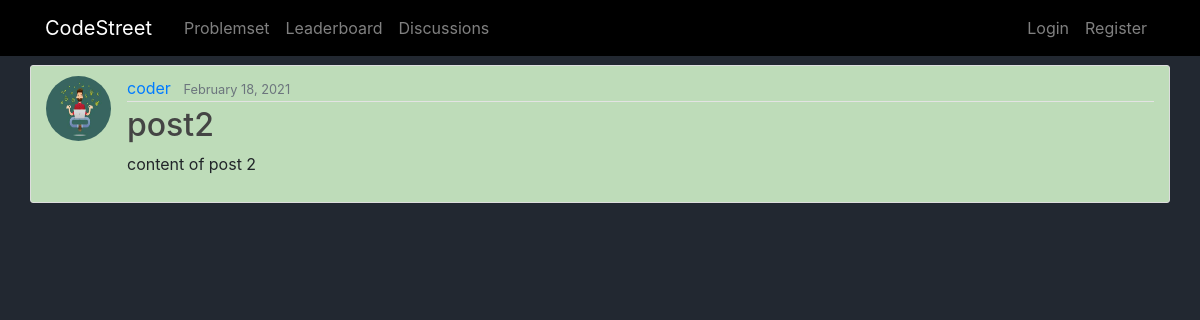
The app's page /discussions/post/2/ with its own data.
### discussions/models.py (models this page shows, shortened)
class Post(models.Model):
    title = models.CharField(max_length=100)
    content = models.TextField()
    date_posted = models.DateTimeField(default=timezone.now)
    author = models.ForeignKey(User, on_delete=models.CASCADE)

### users/models.py (models this page shows, shortened)
class Profile(models.Model):
    user = models.OneToOneField(User, on_delete=models.CASCADE)
    image = models.ImageField(default='default.jpg', upload_to='profile_pics')
    points = models.IntegerField(default=0)

### discussions/views.py (the view)
# urls.py: path('post/<int:pk>/', PostDetailView.as_view(), name='post-detail'),
class PostDetailView(DetailView):
    model = Post

### discussions/templates/discussions/post_detail.html (shortened to what this page needs)
{% extends "problemset/base.html" %}
{% block content %}
  <article class=" container media content-section">
    <img class="rounded-circle article-img" src="{{ object.author.profile.image.url }}">
    <div class="media-body">
      <div class="article-metadata">
        <a class="mr-2" href="{% url 'user-posts' object.author.username %}">{{ object.author }}</a>
        <small class="text-muted">{{ object.date_posted|date:"F d, Y" }}</small>
      </div>
      <h2 class="article-title">{{ object.title }}</h2>
      <p class="article-content">{{ object.content }}</p>
    </div>
  </article>
{% endblock content %}

### problemset/static/problemset/main.css (style rules this page uses)
.main-body { background: #222831; }
h1, h2, h3, h4, h5, h6 { color: #444444; }
.content-section { background: #BEDCB9; padding: 10px 20px; border: 1px solid #dddddd; border-radius: 3px; margin-bottom: 20px; }
.article-title { color: #444444; }
.article-content { white-space: pre-line; }
.article-img { height: 65px; width: 65px; margin-right: 16px; }
.article-metadata { padding-bottom: 1px; margin-bottom: 4px; border-bottom: 1px solid #e3e3e3 }

### records on screen
Post: author.profile.image (placeholder picture), author "coder", date_posted "February 18, 2021", title "post2", content "content of post 2"
